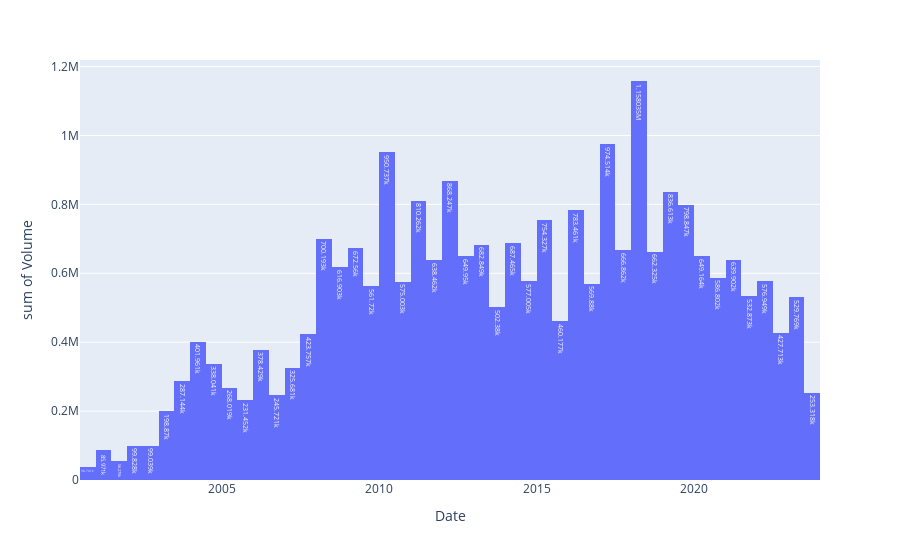

Source (notebook cell):
### Code cell
fig = px.histogram(df, x=df.index, y='Volume', text_auto = True, hover_data  = df.columns)
fig.show()

### Figure 1 — Plotly figure (JSON) as saved in the notebook; plotly's stock layout.template omitted (floating-point values rounded to 4 significant figures; data arrays with more than 128 entries replaced by an {"elided": "..."} marker saying what was removed)
{"data": [{"alignmentgroup": "True", "bingroup": "x", "histfunc": "sum", "hovertemplate": "Date=%{x}<br>sum of Volume=%{y}<extra></extra>", "legendgroup": "", "marker": {"color": "#636efa", "pattern": {"shape": ""}}, "name": "", "offsetgroup": "", "orientation": "v", "showlegend": false, "texttemplate": "%{value}", "type": "histogram", "x": {"elided": "5796 str values"}, "xaxis": "x", "y": {"elided": "5796 int values"}, "yaxis": "y"}], "layout": {"barmode": "relative", "legend": {"tracegroupgap": 0}, "margin": {"t": 60}, "xaxis": {"anchor": "y", "domain": [0, 1], "title": {"text": "Date"}}, "yaxis": {"anchor": "x", "domain": [0, 1], "title": {"text": "sum of Volume"}}}}
